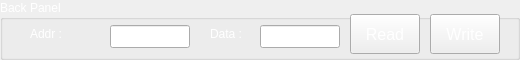
  <widget class="QGroupBox" name="groupBox_2">
   <property name="geometry">
    <rect>
     <x>10</x>
     <y>67</y>
     <width>520</width>
     <height>60</height>
    </rect>
   </property>
   <property name="palette">
    <palette>
     <active>
      <colorrole role="WindowText">
       <brush brushstyle="SolidPattern">
        <color alpha="255">
         <red>255</red>
         <green>255</green>
         <blue>255</blue>
        </color>
       </brush>
      </colorrole>
      <colorrole role="Text">
       <brush brushstyle="SolidPattern">
        <color alpha="255">
         <red>255</red>
         <green>255</green>
         <blue>255</blue>
        </color>
       </brush>
      </colorrole>
      <colorrole role="ButtonText">
       <brush brushstyle="SolidPattern">
        <color alpha="255">
         <red>255</red>
         <green>255</green>
         <blue>255</blue>
        </color>
       </brush>
      </colorrole>
     </active>
     <inactive>
      <colorrole role="WindowText">
       <brush brushstyle="SolidPattern">
        <color alpha="255">
         <red>255</red>
         <green>255</green>
         <blue>255</blue>
        </color>
       </brush>
      </colorrole>
      <colorrole role="Text">
       <brush brushstyle="SolidPattern">
        <color alpha="255">
         <red>255</red>
         <green>255</green>
         <blue>255</blue>
        </color>
       </brush>
      </colorrole>
      <colorrole role="ButtonText">
       <brush brushstyle="SolidPattern">
        <color alpha="255">
         <red>255</red>
         <green>255</green>
         <blue>255</blue>
        </color>
       </brush>
      </colorrole>
     </inactive>
     <disabled>
      <colorrole role="WindowText">
       <brush brushstyle="SolidPattern">
        <color alpha="255">
         <red>255</red>
         <green>255</green>
         <blue>255</blue>
        </color>
       </brush>
      </colorrole>
      <colorrole role="Text">
       <brush brushstyle="SolidPattern">
        <color alpha="255">
         <red>255</red>
         <green>255</green>
         <blue>255</blue>
        </color>
       </brush>
      </colorrole>
      <colorrole role="ButtonText">
       <brush brushstyle="SolidPattern">
        <color alpha="255">
         <red>255</red>
         <green>255</green>
         <blue>255</blue>
        </color>
       </brush>
      </colorrole>
     </disabled>
    </palette>
   </property>
   <property name="title">
    <string>Back Panel</string>
   </property>
   <widget class="QLabel" name="label_8">
    <property name="geometry">
     <rect>
      <x>30</x>
      <y>25</y>
      <width>50</width>
      <height>17</height>
     </rect>
    </property>
    <property name="text">
     <string>Addr :</string>
    </property>
   </widget>
   <widget class="QPushButton" name="pushButton_8">
    <property name="geometry">
     <rect>
      <x>430</x>
      <y>14</y>
      <width>70</width>
      <height>40</height>
     </rect>
    </property>
    <property name="font">
     <font>
      <pointsize>12</pointsize>
     </font>
    </property>
    <property name="text">
     <string>Write</string>
    </property>
   </widget>
   <widget class="QPushButton" name="pushButton_9">
    <property name="geometry">
     <rect>
      <x>350</x>
      <y>14</y>
      <width>70</width>
      <height>40</height>
     </rect>
    </property>
    <property name="font">
     <font>
      <pointsize>12</pointsize>
     </font>
    </property>
    <property name="text">
     <string>Read</string>
    </property>
   </widget>
   <widget class="QLineEdit" name="leBckData">
    <property name="geometry">
     <rect>
      <x>260</x>
      <y>25</y>
      <width>80</width>
      <height>23</height>
     </rect>
    </property>
   </widget>
   <widget class="QLineEdit" name="leBckAddr">
    <property name="geometry">
     <rect>
      <x>110</x>
      <y>25</y>
      <width>80</width>
      <height>23</height>
     </rect>
    </property>
   </widget>
   <widget class="QLabel" name="label_9">
    <property name="geometry">
     <rect>
      <x>210</x>
      <y>25</y>
      <width>50</width>
      <height>17</height>
     </rect>
    </property>
    <property name="text">
     <string>Data :</string>
    </property>
   </widget>
  </widget>
